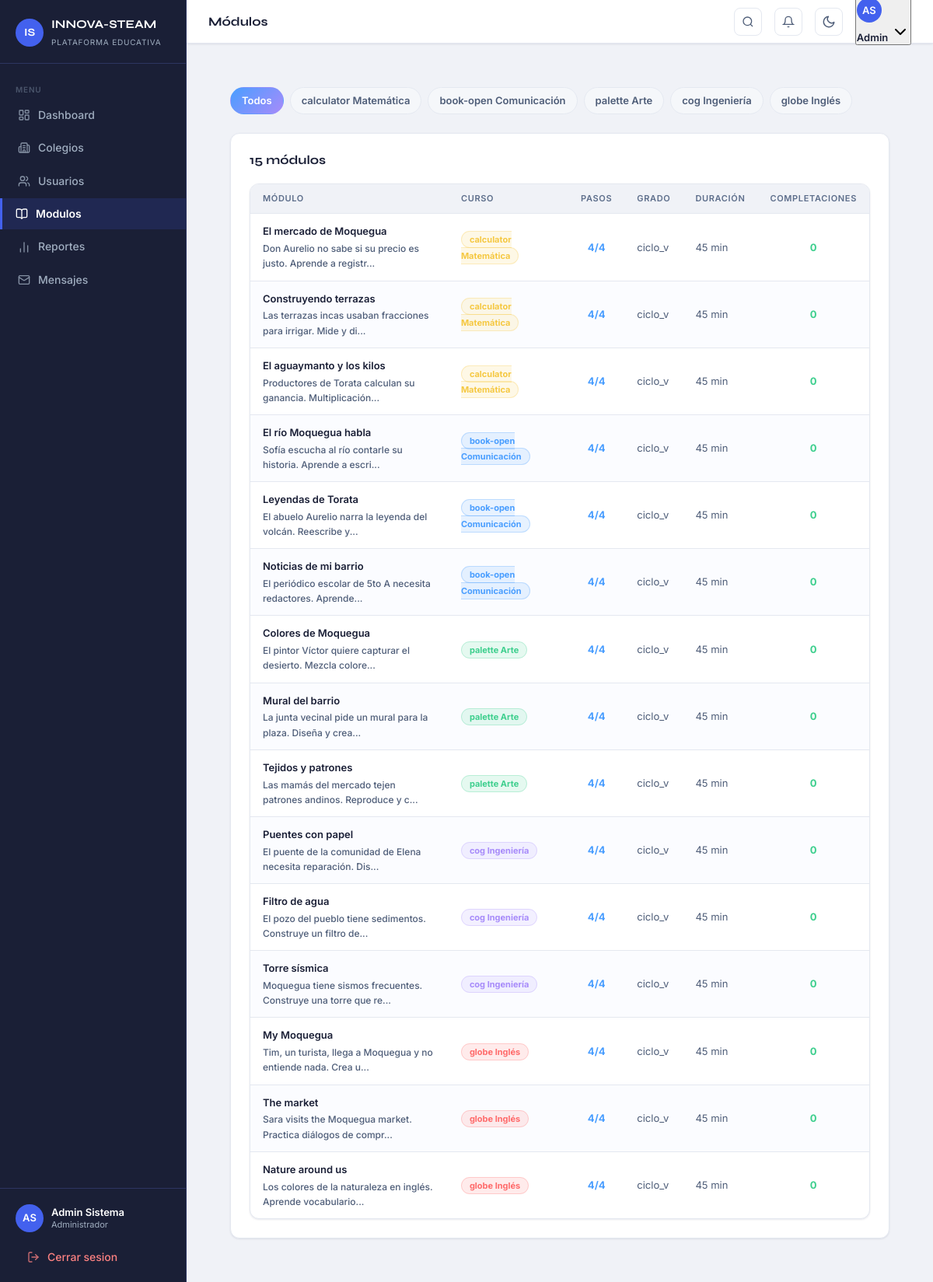
Screenshot of /admin/modulos.php (signed in) with the database file from the repository.
### tables this page shows
CREATE TABLE cursos (
  id                  INT UNSIGNED AUTO_INCREMENT PRIMARY KEY,
  nombre              VARCHAR(100) NOT NULL,
  slug                VARCHAR(80)  NOT NULL UNIQUE,
  color_hex           VARCHAR(10),
  icono               VARCHAR(30),
  descripcion         TEXT,
  competencias_cneb   TEXT,
  activo              TINYINT(1)   NOT NULL DEFAULT 1
);

CREATE TABLE modulos (
  id                  INT UNSIGNED AUTO_INCREMENT PRIMARY KEY,
  curso_id            INT UNSIGNED NOT NULL,
  titulo              VARCHAR(200) NOT NULL,
  descripcion         TEXT,
  grado_ciclo         ENUM('ciclo_v','ambos') NOT NULL DEFAULT 'ciclo_v',
  minutos_estimados   INT          NOT NULL DEFAULT 45,
  orden               INT          NOT NULL DEFAULT 0,
  activo              TINYINT(1)   NOT NULL DEFAULT 1,
  created_at          TIMESTAMP    NOT NULL DEFAULT CURRENT_TIMESTAMP,
  CONSTRAINT fk_modulos_curso FOREIGN KEY (curso_id) REFERENCES cursos(id) ON DELETE CASCADE
);

### includes/config.php (called while the page is built, shortened)
<?php
function currentUser(): array
{
    return $_SESSION['usuario'] ?? [];
}
function currentRole(): string
{
    return $_SESSION['rol'] ?? '';
}
function sanitize(string $val): string
{
    return htmlspecialchars(trim($val), ENT_QUOTES, 'UTF-8');
}

### admin/modulos.php (the view, shortened to what this page needs)
<?php
require_once __DIR__ . '/../includes/config.php';
$pdo = getDB();
$cursoId = (int)($_GET['curso'] ?? 0);
$cursos = $pdo->query("SELECT * FROM cursos WHERE activo=1 ORDER BY id")->fetchAll();
$where = $cursoId ? 'WHERE m.curso_id=?' : 'WHERE 1=1';
$params = $cursoId ? [$cursoId] : [];
$modulos = $pdo->prepare("
    SELECT m.*, c.nombre as curso_nombre, c.color_hex, c.icono,
           COUNT(DISTINCT mp.id) as pasos_count,
           COUNT(DISTINCT pe.id) as completaciones
    FROM modulos m
    JOIN cursos c ON c.id=m.curso_id
    LEFT JOIN modulo_pasos mp ON mp.modulo_id=m.id
    LEFT JOIN progreso_estudiante pe ON pe.modulo_id=m.id AND pe.completado=1
    $where
    GROUP BY m.id
    ORDER BY m.curso_id, m.orden
");
$modulos->execute($params);
$modulos = $modulos->fetchAll();
$pageTitle = 'Módulos';
$activeNav = 'modulos';
require_once __DIR__ . '/../includes/header.php';
?>
<div class="page-content">
  <div style="display:flex; gap:8px; margin-bottom:24px; flex-wrap:wrap;">
    <a href="modulos.php" style="text-decoration:none;">
      <span style="display:inline-flex; align-items:center; padding:6px 14px; border-radius:20px; font-size:13px; font-weight:600; background:<?= !$cursoId?'linear-gradient(135deg,var(--blue),var(--purple))':'var(--bg-elevated)' ?>; color:<?= !$cursoId?'#fff':'var(--text-secondary)' ?>; border:1px solid <?= !$cursoId?'transparent':'var(--bg-border)' ?>;">
        Todos
      </span>
    </a>
    <?php foreach ($cursos as $c): ?>
    <a href="modulos.php?curso=<?= $c['id'] ?>" style="text-decoration:none;">
      <span style="display:inline-flex; align-items:center; gap:6px; padding:6px 14px; border-radius:20px; font-size:13px; font-weight:600; background:<?= $cursoId==$c['id']?$c['color_hex'].'33':'var(--bg-elevated)' ?>; color:<?= $cursoId==$c['id']?$c['color_hex']:'var(--text-secondary)' ?>; border:1px solid <?= $cursoId==$c['id']?$c['color_hex'].'55':'var(--bg-border)' ?>;">
        <?= $c['icono'] ?> <?= sanitize($c['nombre']) ?>
      </span>
    </a>
    <?php endforeach; ?>
  </div>
  <div class="card">
    <div class="card-header">
      <h2 class="card-title"><?= count($modulos) ?> módulos</h2>
    </div>
    <div class="table-wrapper">
      <table>
        <thead><tr><th>Módulo</th><th>Curso</th><th>Pasos</th><th>Grado</th><th>Duración</th><th>Completaciones</th></tr></thead>
        <tbody>
          <?php foreach ($modulos as $m): ?>
          <tr>
            <td>
              <div style="font-weight:600; color:var(--text-primary);"><?= sanitize($m['titulo']) ?></div>
              <div style="font-size:12px; color:var(--text-secondary); margin-top:2px;"><?= sanitize(substr($m['descripcion'] ?? '', 0, 60)) ?>...</div>
            </td>
            <td>
              <span style="background:<?= $m['color_hex'] ?>22; color:<?= $m['color_hex'] ?>; border:1px solid <?= $m['color_hex'] ?>44; padding:3px 10px; border-radius:20px; font-size:11px; font-weight:700;">
                <?= $m['icono'] ?> <?= sanitize($m['curso_nombre']) ?>
              </span>
            </td>
            <td style="color:var(--blue); font-weight:700; text-align:center;"><?= $m['pasos_count'] ?>/4</td>
            <td style="color:var(--text-secondary); font-size:13px;"><?= $m['grado_ciclo'] ?></td>
            <td style="color:var(--text-secondary); font-size:13px;"><?= $m['minutos_estimados'] ?> min</td>
            <td style="color:var(--green); font-weight:700; text-align:center;"><?= $m['completaciones'] ?></td>
          </tr>
          <?php endforeach; ?>
        </tbody>
      </table>
    </div>
  </div>
</div>
<?php require_once __DIR__ . '/../includes/footer.php'; ?>

### includes/header.php (shortened to what this page needs)
<?php
$user     = currentUser();
$rol      = currentRole();
$initials = strtoupper(substr($user['nombre'] ?? 'U', 0, 1) . substr($user['apellido'] ?? '', 0, 1));
$rolLabel = match ($rol) {
    'admin'         => 'Administrador',
    'admin_colegio' => 'Director',
    'docente'       => 'Docente',
    'practicante'   => 'Practicante',
    'estudiante'    => 'Estudiante',
    default         => ucfirst($rol),
};
?>
<!DOCTYPE html>
<html lang="es">
<head>
  <link rel="stylesheet" href="<?= BASE_URL ?>/assets/css/stellar.css"/>
  <link rel="stylesheet" href="<?= BASE_URL ?>/assets/css/sidebar.css"/>
</head>
<body>
<div class="layout">
  <aside class="sidebar" id="sidebar">
    <div class="sidebar-brand">
      <div class="brand-mark">IS</div>
      <div class="brand-text">
        <span class="brand-name">INNOVA-STEAM</span>
        <span class="brand-sub">Plataforma Educativa</span>
      </div>
    </div>
    <nav class="sidebar-nav">
      <span class="nav-section-label">Menu</span>
      <?php foreach ($navItems as $item): ?>
      <a href="<?= $item['href'] ?>"
         class="nav-item <?= $activeNav === $item['key'] ? 'active' : '' ?>">
        <i data-lucide="<?= $item['icon'] ?>"></i>
        <span><?= $item['label'] ?></span>
      </a>
      <?php endforeach; ?>
    </nav>
    <div class="sidebar-footer">
      <div class="sidebar-user">
        <div class="user-avatar"><?= $initials ?></div>
        <div class="user-info">
          <p class="user-name"><?= sanitize(trim(($user['nombre'] ?? '') . ' ' . ($user['apellido'] ?? ''))) ?></p>
          <p class="user-role"><?= $rolLabel ?></p>
        </div>
      </div>
      <a href="<?= BASE_URL ?>/logout.php" class="nav-item nav-item-danger">
        <i data-lucide="log-out"></i>
        <span>Cerrar sesion</span>
      </a>
    </div>
  </aside>
  <div class="main-content" id="main-content">
    <header class="topbar" x-data="{ userOpen: false, notifOpen: false, notifCount: 0, notifs: [] }"
            x-init="
              fetch('<?= BASE_URL ?>/api/notificaciones.php?action=list')
                .then(r=>r.json()).then(d=>{notifCount=d.unread||0;notifs=d.items||[]})
                .catch(()=>{});
            ">
      <h1 class="topbar-title"><?= sanitize($pageTitle) ?></h1>
      <button onclick="openSearch()" class="topbar-icon-btn" title="Buscar (Ctrl+K)" aria-label="Buscar" style="margin-left:auto">
        <svg xmlns="http://www.w3.org/2000/svg" width="16" height="16" viewBox="0 0 24 24" fill="none" stroke="currentColor" stroke-width="2"><circle cx="11" cy="11" r="8"/><line x1="21" y1="21" x2="16.65" y2="16.65"/></svg>
      </button>
      <div style="position:relative" x-data>
        <button @click="notifOpen = !notifOpen" @click.away="notifOpen = false"
                class="topbar-icon-btn" title="Notificaciones" style="position:relative">
          <svg xmlns="http://www.w3.org/2000/svg" width="16" height="16" viewBox="0 0 24 24" fill="none" stroke="currentColor" stroke-width="2"><path d="M18 8A6 6 0 0 0 6 8c0 7-3 9-3 9h18s-3-2-3-9"/><path d="M13.73 21a2 2 0 0 1-3.46 0"/></svg>
        </button>
      </div>
      <button id="theme-toggle" onclick="toggleTheme()" class="topbar-icon-btn" title="Modo oscuro/claro" aria-label="Cambiar tema">
        <svg class="theme-icon-moon" xmlns="http://www.w3.org/2000/svg" width="18" height="18" viewBox="0 0 24 24" fill="none" stroke="currentColor" stroke-width="2" stroke-linecap="round" stroke-linejoin="round"><path d="M21 12.79A9 9 0 1 1 11.21 3 7 7 0 0 0 21 12.79z"/></svg>
      </button>
      <div class="topbar-actions" style="position:relative">
        <button @click="userOpen = !userOpen" @click.away="userOpen = false"
                class="topbar-user-btn" style="display:flex;align-items:center;gap:8px;background:transparent;border:none;cursor:pointer;padding:4px 8px;border-radius:8px;transition:background .15s"
                :style="userOpen ? 'background:var(--bg-hover)' : ''">
          <div class="user-avatar" style="width:32px;height:32px;font-size:13px"><?= $initials ?></div>
          <span style="font-size:13px;font-weight:600;color:var(--text-primary);max-width:120px;white-space:nowrap;overflow:hidden;text-overflow:ellipsis"><?= sanitize($user['nombre'] ?? '') ?></span>
          <i data-lucide="chevron-down" style="width:14px;height:14px;color:var(--text-muted);transition:transform .2s" :style="userOpen ? 'transform:rotate(180deg)' : ''"></i>
        </button>
      </div>
    </header>
    <main class="page-content">

### includes/footer.php (shortened to what this page needs)
    </main>
  </div>
</div>
</body>
</html>

### assets/css/stellar.css (style rules this page uses)
:root { --bg-page: #f0f2f7; --bg-surface: #ffffff; --bg-card: #ffffff; --bg-input: #f8f9fc; --bg-muted: #f0f2f7; --bg-border: #e4e8f0; --bg-hover: #f5f7fa; --text-primary: #1a1f36; --text-secondary: #4e5d78; --text-muted: #5d6e8b; --text-inverse: #ffffff; --accent: #4361ee; --accent-hover: #3451d1; --accent-light: rgba(67, 97, 238, .10); --accent-border: rgba(67, 97, 238, .30); --success: #2dca73; --success-light: rgba(45, 202, 115, .10); --danger: #f5365c; --danger-light: rgba(245, 54, 92, .10); --warning: #fb8c00; --warning-light: rgba(251, 140, 0, .10); --info: #4361ee; --info-light: rgba(67, 97, 238, .10); --star-color: #f6a609; --gold: #f5c842; --bg-elevated: #f5f7fa; --sidebar-bg: #1a1f36; --sidebar-surface: #222840; --sidebar-border: #2d3561; --sidebar-text: #a0aec0; --sidebar-active: #ffffff; --blue: #4a9eff; --green: #3ecf8e; --purple: #a78bfa; --coral: #ff6b6b; --teal: #06b6d4; --sidebar-width: 240px; --radius-sm: 8px; --radius: 12px; --radius-lg: 16px; --shadow-sm: 0 1px 3px rgba(16, 24, 64, .06), 0 1px 2px rgba(16, 24, 64, .04); --shadow: 0 4px 16px rgba(16, 24, 64, .10); --shadow-lg: 0 8px 32px rgba(16, 24, 64, .14); --transition: 150ms ease; }
*, *::before, *::after { box-sizing: border-box; margin: 0; padding: 0; }
html { scroll-behavior: smooth; -webkit-text-size-adjust: 100%; }
body { background: var(--bg-page); color: var(--text-primary); font-family: 'Inter', system-ui, -apple-system, sans-serif; font-size: 14px; line-height: 1.6; min-height: 100vh; -webkit-font-smoothing: antialiased; -moz-osx-font-smoothing: grayscale; }
a { color: var(--accent); text-decoration: none; }
button { cursor: pointer; font-family: inherit; }
h1, h2, h3, h4 { font-family: 'Syne', sans-serif; font-weight: 700; line-height: 1.25; color: var(--text-primary); }
h1 { font-size: 2rem; }
h2 { font-size: 1.5rem; }
p { color: var(--text-secondary); line-height: 1.7; }
.card { background: var(--bg-card); border: 1px solid var(--bg-border); border-radius: var(--radius); padding: 24px; box-shadow: var(--shadow-sm); position: relative; transition: box-shadow var(--transition), transform var(--transition); }
.card-header { display: flex; align-items: center; justify-content: space-between; margin-bottom: 20px; gap: 12px; }
.card-title { font-family: 'Syne', sans-serif; font-size: 1rem; font-weight: 700; color: var(--text-primary); }
.table-wrapper { width: 100%; overflow-x: auto; background: var(--bg-card); border: 1px solid var(--bg-border); border-radius: var(--radius); box-shadow: var(--shadow-sm); }
table { width: 100%; border-collapse: collapse; font-size: 13px; }
thead { background: var(--bg-muted); }
thead th { padding: 10px 16px; text-align: left; font-size: 11px; font-weight: 600; text-transform: uppercase; letter-spacing: 0.06em; color: var(--text-muted); border-bottom: 1px solid var(--bg-border); white-space: nowrap; }
tbody tr { border-bottom: 1px solid var(--bg-border); transition: background var(--transition); }
tbody tr:last-child { border-bottom: none; }
tbody tr:nth-child(even) { background: rgba(67, 97, 238, .018); }
tbody td { padding: 12px 16px; color: var(--text-secondary); vertical-align: middle; }
tbody td:first-child { color: var(--text-primary); font-weight: 500; }
.user-avatar { width: 36px; height: 36px; border-radius: 50%; background: var(--accent); color: #ffffff; display: flex; align-items: center; justify-content: center; font-size: 13px; font-weight: 600; flex-shrink: 0; user-select: none; text-transform: uppercase; }
.page-content > * { animation: fadeUp .38s cubic-bezier(.22,1,.36,1) both; }
.page-content > *:nth-child(1) { animation-delay: .04s; }
.page-content > *:nth-child(2) { animation-delay: .08s; }
.card { transition: box-shadow .22s ease, transform .22s ease, border-color .22s ease; }
.nav-item { transition: background .18s ease, color .18s ease, border-color .18s ease; }
* { scrollbar-width: thin; scrollbar-color: var(--bg-border) transparent; }
body, .card, .stat-card, .topbar, .table-wrapper, .table-wrap, .sidebar, .main-content { transition: background-color .25s ease, border-color .2s ease, color .2s ease; }
html:not([data-theme="dark"]) .theme-icon-moon { display: block !important; }

### rows the page displays
cursos: icono "calculator", nombre "Matemática"
cursos: icono "book-open", nombre "Comunicación"
cursos: icono "palette", nombre "Arte"
cursos: icono "cog", nombre "Ingeniería"
cursos: icono "globe", nombre "Inglés"
modulos: titulo "El mercado de Moquegua", descripcion "Don Aurelio no sabe si su precio es justo. Aprende a registr", curso.icono "calculator", curso.nombre "Matemática", pasos_count "4", grado_ciclo "ciclo_v", minutos_estimados "45", completaciones "0"
modulos: titulo "Construyendo terrazas", descripcion "Las terrazas incas usaban fracciones para irrigar. Mide y di", curso.icono "calculator", curso.nombre "Matemática", pasos_count "4", grado_ciclo "ciclo_v", minutos_estimados "45", completaciones "0"
modulos: titulo "El aguaymanto y los kilos", descripcion "Productores de Torata calculan su ganancia. Multiplicación", curso.icono "calculator", curso.nombre "Matemática", pasos_count "4", grado_ciclo "ciclo_v", minutos_estimados "45", completaciones "0"
modulos: titulo "El río Moquegua habla", descripcion "Sofía escucha al río contarle su historia. Aprende a escri", curso.icono "book-open", curso.nombre "Comunicación", pasos_count "4", grado_ciclo "ciclo_v", minutos_estimados "45", completaciones "0"
modulos: titulo "Leyendas de Torata", descripcion "El abuelo Aurelio narra la leyenda del volcán. Reescribe y", curso.icono "book-open", curso.nombre "Comunicación", pasos_count "4", grado_ciclo "ciclo_v", minutos_estimados "45", completaciones "0"
modulos: titulo "Noticias de mi barrio", descripcion "El periódico escolar de 5to A necesita redactores. Aprende", curso.icono "book-open", curso.nombre "Comunicación", pasos_count "4", grado_ciclo "ciclo_v", minutos_estimados "45", completaciones "0"
modulos: titulo "Colores de Moquegua", descripcion "El pintor Víctor quiere capturar el desierto. Mezcla colore", curso.icono "palette", curso.nombre "Arte", pasos_count "4", grado_ciclo "ciclo_v", minutos_estimados "45", completaciones "0"
modulos: titulo "Mural del barrio", descripcion "La junta vecinal pide un mural para la plaza. Diseña y crea", curso.icono "palette", curso.nombre "Arte", pasos_count "4", grado_ciclo "ciclo_v", minutos_estimados "45", completaciones "0"
modulos: titulo "Tejidos y patrones", descripcion "Las mamás del mercado tejen patrones andinos. Reproduce y c", curso.icono "palette", curso.nombre "Arte", pasos_count "4", grado_ciclo "ciclo_v", minutos_estimados "45", completaciones "0"
modulos: titulo "Puentes con papel", descripcion "El puente de la comunidad de Elena necesita reparación. Dis", curso.icono "cog", curso.nombre "Ingeniería", pasos_count "4", grado_ciclo "ciclo_v", minutos_estimados "45", completaciones "0"
modulos: titulo "Filtro de agua", descripcion "El pozo del pueblo tiene sedimentos. Construye un filtro de", curso.icono "cog", curso.nombre "Ingeniería", pasos_count "4", grado_ciclo "ciclo_v", minutos_estimados "45", completaciones "0"
modulos: titulo "Torre sísmica", descripcion "Moquegua tiene sismos frecuentes. Construye una torre que re", curso.icono "cog", curso.nombre "Ingeniería", pasos_count "4", grado_ciclo "ciclo_v", minutos_estimados "45", completaciones "0"
modulos: titulo "My Moquegua", descripcion "Tim, un turista, llega a Moquegua y no entiende nada. Crea u", curso.icono "globe", curso.nombre "Inglés", pasos_count "4", grado_ciclo "ciclo_v", minutos_estimados "45", completaciones "0"
modulos: titulo "The market", descripcion "Sara visits the Moquegua market. Practica diálogos de compr", curso.icono "globe", curso.nombre "Inglés", pasos_count "4", grado_ciclo "ciclo_v", minutos_estimados "45", completaciones "0"
modulos: titulo "Nature around us", descripcion "Los colores de la naturaleza en inglés. Aprende vocabulario", curso.icono "globe", curso.nombre "Inglés", pasos_count "4", grado_ciclo "ciclo_v", minutos_estimados "45", completaciones "0"

### other values shown
$item['label'] "Dashboard"
$item['label'] "Colegios"
$item['label'] "Usuarios"
$item['label'] "Modulos"
$item['label'] "Reportes"
$item['label'] "Mensajes"
$initials "AS"
$rolLabel "Administrador"
$pageTitle "Módulos"
$user['nombre'] "Admin"
count($modulos) "15"
